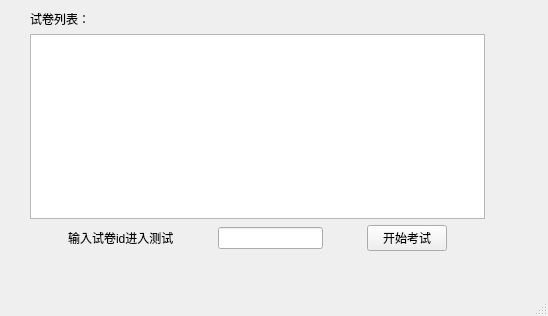
<?xml version="1.0" encoding="UTF-8"?>
<ui version="4.0">
 <class>student_paperlist</class>
 <widget class="QMainWindow" name="student_paperlist">
  <property name="geometry">
   <rect>
    <x>0</x>
    <y>0</y>
    <width>548</width>
    <height>316</height>
   </rect>
  </property>
  <property name="windowTitle">
   <string>微课堂——试卷列表</string>
  </property>
  <widget class="QWidget" name="centralwidget">
   <widget class="QWidget" name="">
    <property name="geometry">
     <rect>
      <x>30</x>
      <y>10</y>
      <width>455</width>
      <height>241</height>
     </rect>
    </property>
    <layout class="QVBoxLayout" name="verticalLayout">
     <item>
      <widget class="QLabel" name="label">
       <property name="text">
        <string>试卷列表：</string>
       </property>
      </widget>
     </item>
     <item>
      <widget class="QListView" name="paperlist"/>
     </item>
     <item>
      <layout class="QHBoxLayout" name="horizontalLayout">
       <item>
        <spacer name="horizontalSpacer">
         <property name="orientation">
          <enum>Qt::Horizontal</enum>
         </property>
         <property name="sizeHint" stdset="0">
          <size>
           <width>40</width>
           <height>20</height>
          </size>
         </property>
        </spacer>
       </item>
       <item>
        <widget class="QLabel" name="label_2">
         <property name="text">
          <string>输入试卷id进入测试</string>
         </property>
        </widget>
       </item>
       <item>
        <spacer name="horizontalSpacer_2">
         <property name="orientation">
          <enum>Qt::Horizontal</enum>
         </property>
         <property name="sizeHint" stdset="0">
          <size>
           <width>40</width>
           <height>20</height>
          </size>
         </property>
        </spacer>
       </item>
       <item>
        <widget class="QLineEdit" name="paperid"/>
       </item>
       <item>
        <spacer name="horizontalSpacer_3">
         <property name="orientation">
          <enum>Qt::Horizontal</enum>
         </property>
         <property name="sizeHint" stdset="0">
          <size>
           <width>40</width>
           <height>20</height>
          </size>
         </property>
        </spacer>
       </item>
       <item>
        <widget class="QPushButton" name="start">
         <property name="text">
          <string>开始考试</string>
         </property>
        </widget>
       </item>
       <item>
        <spacer name="horizontalSpacer_4">
         <property name="orientation">
          <enum>Qt::Horizontal</enum>
         </property>
         <property name="sizeHint" stdset="0">
          <size>
           <width>40</width>
           <height>20</height>
          </size>
         </property>
        </spacer>
       </item>
      </layout>
     </item>
    </layout>
   </widget>
  </widget>
  <widget class="QMenuBar" name="menubar">
   <property name="geometry">
    <rect>
     <x>0</x>
     <y>0</y>
     <width>548</width>
     <height>18</height>
    </rect>
   </property>
  </widget>
  <widget class="QStatusBar" name="statusbar"/>
 </widget>
 <resources/>
 <connections/>
</ui>
